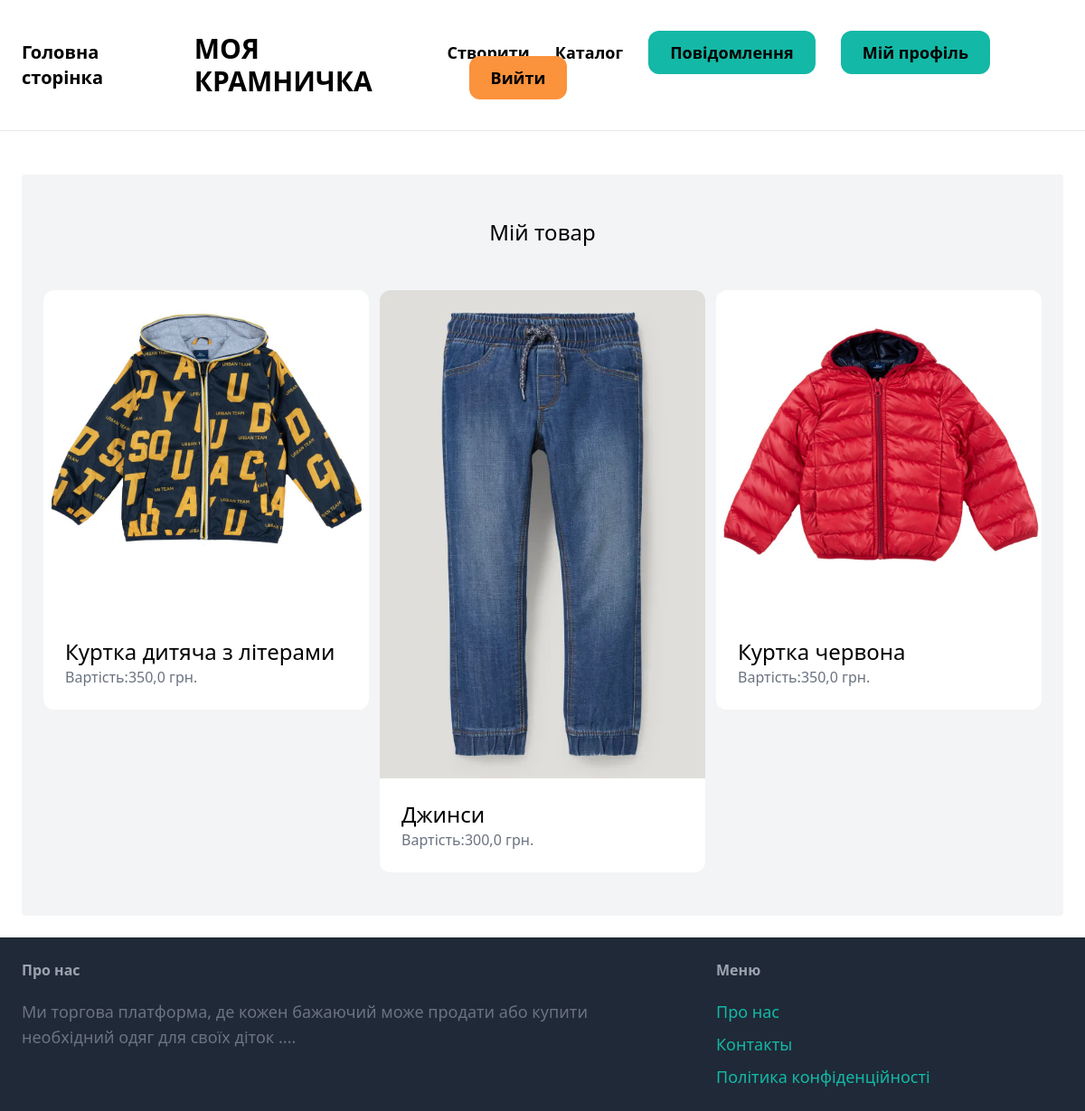
The page /dashboard/ (signed in) on the database its author committed.
### item/models.py (models this page shows, shortened)
class Item(models.Model):
    category=models.ForeignKey(Category,related_name='items', on_delete=models.CASCADE , verbose_name='Категорія')
    name=models.CharField(max_length=255 , verbose_name='Назва')
    discription=models.TextField(blank=True, null=True , verbose_name='Опис')
    price=models.FloatField(verbose_name='Вартість')
    image = models.ImageField(upload_to='item_images',blank=True,null=True , verbose_name='Фото')
    is_sold = models.BooleanField(default=False , verbose_name='Продано')
    created_by = models.ForeignKey(User, related_name='items',on_delete=models.CASCADE)
    created_at=models.DateTimeField(auto_now_add=True)

### dashboard/views.py (the view)
# urls.py: path('' ,views.index, name='index'),
@login_required
def index(request):
    items = Item.objects.filter(created_by=request.user)
    return render(request, 'dashboard/index.html',{
        'items':items,
    })

### dashboard/templates/dashboard/index.html (shortened to what this page needs)
{% extends 'core/base.html' %}
{% block content %}
    <div class="mt-6 px-6 py-12 bg-gray-100 rounded xl" >
        <h2 class="mb-12 text-2xl text-center"> Мій товар </h2>
        <div class="grid grid-cols-3 gap-3">
            {% for item in items %}
            <div>
                <a href="{% url 'item:detail' item.id %}">
                    <div>
                        <img src="{{item.image.url}}" class="rounded-t-xl">
                    </div>
                    <div class="p-6 bg-white rounded-b-xl">
                        <h2 class="text-2xl">{{ item.name }}</h2>
                        <p class="text-gray-500">Вартість:{{ item.price }} грн.</p>
                    </div>
                </a>
            </div>
            {% endfor%}
        </div>
    </div>
{% endblock %}

### rows shown on the page
Item: image (picture), name "Куртка дитяча з літерами", price "350,0"
Item: image (picture), name "Джинси", price "300,0"
Item: image (picture), name "Куртка червона", price "350,0"
